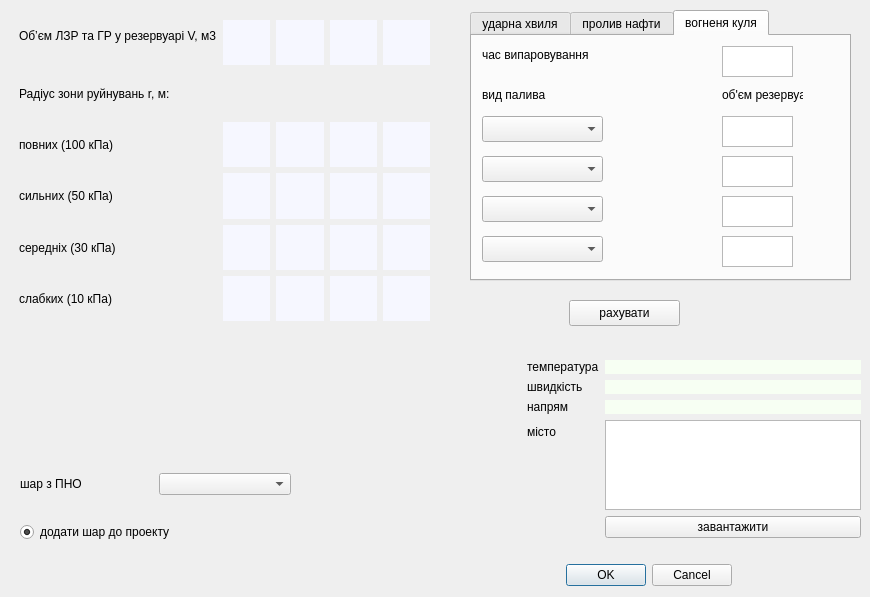
<?xml version="1.0" encoding="UTF-8"?>
<ui version="4.0">
 <class>sergDialogBase</class>
 <widget class="QDialog" name="sergDialogBase">
  <property name="geometry">
   <rect>
    <x>0</x>
    <y>0</y>
    <width>870</width>
    <height>597</height>
   </rect>
  </property>
  <property name="windowTitle">
   <string>pho</string>
  </property>
  <widget class="QTabWidget" name="tabWidget">
   <property name="geometry">
    <rect>
     <x>470</x>
     <y>10</y>
     <width>381</width>
     <height>271</height>
    </rect>
   </property>
   <property name="currentIndex">
    <number>2</number>
   </property>
   <widget class="QWidget" name="tab">
    <attribute name="title">
     <string>ударна хвиля</string>
    </attribute>
    <widget class="QComboBox" name="cb_1">
     <property name="geometry">
      <rect>
       <x>10</x>
       <y>80</y>
       <width>121</width>
       <height>26</height>
      </rect>
     </property>
    </widget>
    <widget class="QLabel" name="label_6">
     <property name="geometry">
      <rect>
       <x>10</x>
       <y>50</y>
       <width>81</width>
       <height>18</height>
      </rect>
     </property>
     <property name="text">
      <string>вид палива</string>
     </property>
    </widget>
    <widget class="QLabel" name="label_8">
     <property name="geometry">
      <rect>
       <x>10</x>
       <y>10</y>
       <width>141</width>
       <height>18</height>
      </rect>
     </property>
     <property name="text">
      <string>час випаровування</string>
     </property>
    </widget>
    <widget class="QPlainTextEdit" name="plainTextEdit_2">
     <property name="geometry">
      <rect>
       <x>250</x>
       <y>10</y>
       <width>71</width>
       <height>31</height>
      </rect>
     </property>
    </widget>
    <widget class="QComboBox" name="cb_2">
     <property name="geometry">
      <rect>
       <x>10</x>
       <y>120</y>
       <width>121</width>
       <height>26</height>
      </rect>
     </property>
    </widget>
    <widget class="QComboBox" name="cb_3">
     <property name="geometry">
      <rect>
       <x>10</x>
       <y>160</y>
       <width>121</width>
       <height>26</height>
      </rect>
     </property>
    </widget>
    <widget class="QLabel" name="label_24">
     <property name="geometry">
      <rect>
       <x>250</x>
       <y>50</y>
       <width>81</width>
       <height>18</height>
      </rect>
     </property>
     <property name="text">
      <string>об'єм резервуару</string>
     </property>
    </widget>
    <widget class="QComboBox" name="cb_4">
     <property name="geometry">
      <rect>
       <x>10</x>
       <y>200</y>
       <width>121</width>
       <height>26</height>
      </rect>
     </property>
    </widget>
    <widget class="QPlainTextEdit" name="plainTextEdit_3">
     <property name="geometry">
      <rect>
       <x>250</x>
       <y>80</y>
       <width>71</width>
       <height>31</height>
      </rect>
     </property>
    </widget>
    <widget class="QPlainTextEdit" name="plainTextEdit_5">
     <property name="geometry">
      <rect>
       <x>250</x>
       <y>120</y>
       <width>71</width>
       <height>31</height>
      </rect>
     </property>
    </widget>
    <widget class="QPlainTextEdit" name="plainTextEdit_6">
     <property name="geometry">
      <rect>
       <x>250</x>
       <y>160</y>
       <width>71</width>
       <height>31</height>
      </rect>
     </property>
    </widget>
    <widget class="QPlainTextEdit" name="plainTextEdit_7">
     <property name="geometry">
      <rect>
       <x>250</x>
       <y>200</y>
       <width>71</width>
       <height>31</height>
      </rect>
     </property>
    </widget>
   </widget>
   <widget class="QWidget" name="tab_2">
    <attribute name="title">
     <string>пролив нафти</string>
    </attribute>
    <widget class="QComboBox" name="cb_5">
     <property name="geometry">
      <rect>
       <x>10</x>
       <y>80</y>
       <width>121</width>
       <height>26</height>
      </rect>
     </property>
    </widget>
    <widget class="QComboBox" name="cb_6">
     <property name="geometry">
      <rect>
       <x>10</x>
       <y>160</y>
       <width>121</width>
       <height>26</height>
      </rect>
     </property>
    </widget>
    <widget class="QPlainTextEdit" name="plainTextEdit_8">
     <property name="geometry">
      <rect>
       <x>250</x>
       <y>80</y>
       <width>71</width>
       <height>31</height>
      </rect>
     </property>
    </widget>
    <widget class="QComboBox" name="cb_7">
     <property name="geometry">
      <rect>
       <x>10</x>
       <y>120</y>
       <width>121</width>
       <height>26</height>
      </rect>
     </property>
    </widget>
    <widget class="QComboBox" name="cb_8">
     <property name="geometry">
      <rect>
       <x>10</x>
       <y>200</y>
       <width>121</width>
       <height>26</height>
      </rect>
     </property>
    </widget>
    <widget class="QPlainTextEdit" name="plainTextEdit_9">
     <property name="geometry">
      <rect>
       <x>250</x>
       <y>10</y>
       <width>71</width>
       <height>31</height>
      </rect>
     </property>
    </widget>
    <widget class="QLabel" name="label_25">
     <property name="geometry">
      <rect>
       <x>250</x>
       <y>50</y>
       <width>81</width>
       <height>18</height>
      </rect>
     </property>
     <property name="text">
      <string>об'єм резервуару</string>
     </property>
    </widget>
    <widget class="QLabel" name="label_23">
     <property name="geometry">
      <rect>
       <x>10</x>
       <y>10</y>
       <width>141</width>
       <height>18</height>
      </rect>
     </property>
     <property name="text">
      <string>час випаровування</string>
     </property>
    </widget>
    <widget class="QLabel" name="label_7">
     <property name="geometry">
      <rect>
       <x>10</x>
       <y>50</y>
       <width>81</width>
       <height>18</height>
      </rect>
     </property>
     <property name="text">
      <string>вид палива</string>
     </property>
    </widget>
    <widget class="QPlainTextEdit" name="plainTextEdit_10">
     <property name="geometry">
      <rect>
       <x>250</x>
       <y>160</y>
       <width>71</width>
       <height>31</height>
      </rect>
     </property>
    </widget>
    <widget class="QPlainTextEdit" name="plainTextEdit_11">
     <property name="geometry">
      <rect>
       <x>250</x>
       <y>200</y>
       <width>71</width>
       <height>31</height>
      </rect>
     </property>
    </widget>
    <widget class="QPlainTextEdit" name="plainTextEdit_12">
     <property name="geometry">
      <rect>
       <x>250</x>
       <y>120</y>
       <width>71</width>
       <height>31</height>
      </rect>
     </property>
    </widget>
   </widget>
   <widget class="QWidget" name="tab_3">
    <attribute name="title">
     <string>вогненя куля</string>
    </attribute>
    <widget class="QComboBox" name="cb_9">
     <property name="geometry">
      <rect>
       <x>10</x>
       <y>80</y>
       <width>121</width>
       <height>26</height>
      </rect>
     </property>
    </widget>
    <widget class="QComboBox" name="cb_10">
     <property name="geometry">
      <rect>
       <x>10</x>
       <y>160</y>
       <width>121</width>
       <height>26</height>
      </rect>
     </property>
    </widget>
    <widget class="QPlainTextEdit" name="plainTextEdit_13">
     <property name="geometry">
      <rect>
       <x>250</x>
       <y>80</y>
       <width>71</width>
       <height>31</height>
      </rect>
     </property>
    </widget>
    <widget class="QComboBox" name="cb_11">
     <property name="geometry">
      <rect>
       <x>10</x>
       <y>120</y>
       <width>121</width>
       <height>26</height>
      </rect>
     </property>
    </widget>
    <widget class="QComboBox" name="cb_12">
     <property name="geometry">
      <rect>
       <x>10</x>
       <y>200</y>
       <width>121</width>
       <height>26</height>
      </rect>
     </property>
    </widget>
    <widget class="QPlainTextEdit" name="plainTextEdit_14">
     <property name="geometry">
      <rect>
       <x>250</x>
       <y>10</y>
       <width>71</width>
       <height>31</height>
      </rect>
     </property>
    </widget>
    <widget class="QLabel" name="label_26">
     <property name="geometry">
      <rect>
       <x>250</x>
       <y>50</y>
       <width>81</width>
       <height>18</height>
      </rect>
     </property>
     <property name="text">
      <string>об'єм резервуару</string>
     </property>
    </widget>
    <widget class="QLabel" name="label_27">
     <property name="geometry">
      <rect>
       <x>10</x>
       <y>10</y>
       <width>141</width>
       <height>18</height>
      </rect>
     </property>
     <property name="text">
      <string>час випаровування</string>
     </property>
    </widget>
    <widget class="QLabel" name="label_28">
     <property name="geometry">
      <rect>
       <x>10</x>
       <y>50</y>
       <width>81</width>
       <height>18</height>
      </rect>
     </property>
     <property name="text">
      <string>вид палива</string>
     </property>
    </widget>
    <widget class="QPlainTextEdit" name="plainTextEdit_15">
     <property name="geometry">
      <rect>
       <x>250</x>
       <y>160</y>
       <width>71</width>
       <height>31</height>
      </rect>
     </property>
    </widget>
    <widget class="QPlainTextEdit" name="plainTextEdit_16">
     <property name="geometry">
      <rect>
       <x>250</x>
       <y>200</y>
       <width>71</width>
       <height>31</height>
      </rect>
     </property>
    </widget>
    <widget class="QPlainTextEdit" name="plainTextEdit_17">
     <property name="geometry">
      <rect>
       <x>250</x>
       <y>120</y>
       <width>71</width>
       <height>31</height>
      </rect>
     </property>
    </widget>
   </widget>
  </widget>
  <widget class="QRadioButton" name="radioButton">
   <property name="geometry">
    <rect>
     <x>20</x>
     <y>520</y>
     <width>181</width>
     <height>24</height>
    </rect>
   </property>
   <property name="text">
    <string>додати шар до проекту</string>
   </property>
   <property name="checked">
    <bool>true</bool>
   </property>
  </widget>
  <widget class="QSplitter" name="splitter">
   <property name="geometry">
    <rect>
     <x>440</x>
     <y>350</y>
     <width>80</width>
     <height>26</height>
    </rect>
   </property>
   <property name="orientation">
    <enum>Qt::Vertical</enum>
   </property>
  </widget>
  <widget class="QWidget" name="layoutWidget">
   <property name="geometry">
    <rect>
     <x>10</x>
     <y>560</y>
     <width>851</width>
     <height>31</height>
    </rect>
   </property>
   <layout class="QHBoxLayout" name="horizontalLayout">
    <item>
     <spacer name="horizontalSpacer">
      <property name="orientation">
       <enum>Qt::Horizontal</enum>
      </property>
      <property name="sizeHint" stdset="0">
       <size>
        <width>40</width>
        <height>20</height>
       </size>
      </property>
     </spacer>
    </item>
    <item>
     <widget class="QDialogButtonBox" name="button_box">
      <property name="enabled">
       <bool>true</bool>
      </property>
      <property name="sizePolicy">
       <sizepolicy hsizetype="Preferred" vsizetype="Fixed">
        <horstretch>0</horstretch>
        <verstretch>0</verstretch>
       </sizepolicy>
      </property>
      <property name="layoutDirection">
       <enum>Qt::LeftToRight</enum>
      </property>
      <property name="styleSheet">
       <string notr="true"/>
      </property>
      <property name="orientation">
       <enum>Qt::Horizontal</enum>
      </property>
      <property name="standardButtons">
       <set>QDialogButtonBox::Cancel|QDialogButtonBox::Ok</set>
      </property>
      <property name="centerButtons">
       <bool>true</bool>
      </property>
     </widget>
    </item>
   </layout>
  </widget>
  <widget class="QWidget" name="layoutWidget">
   <property name="geometry">
    <rect>
     <x>360</x>
     <y>360</y>
     <width>501</width>
     <height>178</height>
    </rect>
   </property>
   <layout class="QHBoxLayout" name="horizontalLayout_2">
    <item>
     <spacer name="horizontalSpacer_2">
      <property name="orientation">
       <enum>Qt::Horizontal</enum>
      </property>
      <property name="sizeHint" stdset="0">
       <size>
        <width>40</width>
        <height>20</height>
       </size>
      </property>
     </spacer>
    </item>
    <item>
     <layout class="QFormLayout" name="flWind">
      <property name="leftMargin">
       <number>5</number>
      </property>
      <item row="1" column="0">
       <widget class="QLabel" name="label">
        <property name="text">
         <string>швидкість</string>
        </property>
       </widget>
      </item>
      <item row="1" column="1">
       <widget class="QLabel" name="label_4">
        <property name="styleSheet">
         <string notr="true">
background-color: rgb(247, 255, 243);</string>
        </property>
        <property name="text">
         <string/>
        </property>
       </widget>
      </item>
      <item row="2" column="0">
       <widget class="QLabel" name="label_2">
        <property name="text">
         <string>напрям</string>
        </property>
       </widget>
      </item>
      <item row="3" column="0">
       <widget class="QLabel" name="label_3">
        <property name="text">
         <string>місто</string>
        </property>
       </widget>
      </item>
      <item row="4" column="1">
       <widget class="QPushButton" name="bp_weather">
        <property name="text">
         <string>завантажити</string>
        </property>
       </widget>
      </item>
      <item row="2" column="1">
       <widget class="QLabel" name="label_5">
        <property name="styleSheet">
         <string notr="true">
background-color: rgb(247, 255, 243);</string>
        </property>
        <property name="text">
         <string/>
        </property>
       </widget>
      </item>
      <item row="0" column="0">
       <widget class="QLabel" name="label_9">
        <property name="text">
         <string>температура</string>
        </property>
       </widget>
      </item>
      <item row="0" column="1">
       <widget class="QLabel" name="label_10">
        <property name="styleSheet">
         <string notr="true">
background-color: rgb(247, 255, 243);</string>
        </property>
        <property name="text">
         <string/>
        </property>
       </widget>
      </item>
      <item row="3" column="1">
       <widget class="QPlainTextEdit" name="plainTextEdit_4"/>
      </item>
     </layout>
    </item>
   </layout>
  </widget>
  <widget class="QWidget" name="layoutWidget">
   <property name="geometry">
    <rect>
     <x>20</x>
     <y>470</y>
     <width>271</width>
     <height>28</height>
    </rect>
   </property>
   <layout class="QHBoxLayout" name="horizontalLayout_3">
    <item>
     <widget class="QLabel" name="label_11">
      <property name="text">
       <string>шар з ПНО</string>
      </property>
     </widget>
    </item>
    <item>
     <widget class="QComboBox" name="cb_layer"/>
    </item>
   </layout>
  </widget>
  <widget class="QWidget" name="gridLayoutWidget">
   <property name="geometry">
    <rect>
     <x>19</x>
     <y>20</y>
     <width>411</width>
     <height>301</height>
    </rect>
   </property>
   <layout class="QGridLayout" name="gridLayout">
    <item row="1" column="0">
     <widget class="QLabel" name="label_14">
      <property name="text">
       <string>Радіус зони руйнувань r, м:</string>
      </property>
     </widget>
    </item>
    <item row="0" column="0">
     <widget class="QLabel" name="label_12">
      <property name="text">
       <string>Обʼєм ЛЗР та ГР у резервуарі V, м3
</string>
      </property>
     </widget>
    </item>
    <item row="0" column="4">
     <widget class="QLabel" name="label_13">
      <property name="styleSheet">
       <string notr="true">background-color: rgb(246, 247, 255);</string>
      </property>
      <property name="text">
       <string/>
      </property>
     </widget>
    </item>
    <item row="2" column="0">
     <widget class="QLabel" name="label_16">
      <property name="text">
       <string>повних (100 кПа)</string>
      </property>
     </widget>
    </item>
    <item row="5" column="0">
     <widget class="QLabel" name="label_15">
      <property name="text">
       <string>слабких (10 кПа)</string>
      </property>
     </widget>
    </item>
    <item row="2" column="4">
     <widget class="QLabel" name="label_19">
      <property name="styleSheet">
       <string notr="true">background-color: rgb(246, 247, 255);</string>
      </property>
      <property name="text">
       <string/>
      </property>
     </widget>
    </item>
    <item row="5" column="4">
     <widget class="QLabel" name="label_22">
      <property name="styleSheet">
       <string notr="true">background-color: rgb(246, 247, 255);</string>
      </property>
      <property name="text">
       <string/>
      </property>
     </widget>
    </item>
    <item row="4" column="4">
     <widget class="QLabel" name="label_21">
      <property name="styleSheet">
       <string notr="true">background-color: rgb(246, 247, 255);</string>
      </property>
      <property name="text">
       <string/>
      </property>
     </widget>
    </item>
    <item row="0" column="1">
     <widget class="QLabel" name="label_30">
      <property name="styleSheet">
       <string notr="true">background-color: rgb(246, 247, 255);</string>
      </property>
      <property name="text">
       <string/>
      </property>
     </widget>
    </item>
    <item row="3" column="4">
     <widget class="QLabel" name="label_20">
      <property name="styleSheet">
       <string notr="true">background-color: rgb(246, 247, 255);</string>
      </property>
      <property name="text">
       <string/>
      </property>
     </widget>
    </item>
    <item row="0" column="3">
     <widget class="QLabel" name="label_29">
      <property name="styleSheet">
       <string notr="true">background-color: rgb(246, 247, 255);</string>
      </property>
      <property name="text">
       <string/>
      </property>
     </widget>
    </item>
    <item row="3" column="0">
     <widget class="QLabel" name="label_17">
      <property name="text">
       <string>сильних (50 кПа)</string>
      </property>
     </widget>
    </item>
    <item row="4" column="0">
     <widget class="QLabel" name="label_18">
      <property name="text">
       <string>середніх (30 кПа)</string>
      </property>
     </widget>
    </item>
    <item row="0" column="2">
     <widget class="QLabel" name="label_31">
      <property name="styleSheet">
       <string notr="true">background-color: rgb(246, 247, 255);</string>
      </property>
      <property name="text">
       <string/>
      </property>
     </widget>
    </item>
    <item row="2" column="1">
     <widget class="QLabel" name="label_32">
      <property name="styleSheet">
       <string notr="true">background-color: rgb(246, 247, 255);</string>
      </property>
      <property name="text">
       <string/>
      </property>
     </widget>
    </item>
    <item row="2" column="2">
     <widget class="QLabel" name="label_33">
      <property name="styleSheet">
       <string notr="true">background-color: rgb(246, 247, 255);</string>
      </property>
      <property name="text">
       <string/>
      </property>
     </widget>
    </item>
    <item row="2" column="3">
     <widget class="QLabel" name="label_34">
      <property name="styleSheet">
       <string notr="true">background-color: rgb(246, 247, 255);</string>
      </property>
      <property name="text">
       <string/>
      </property>
     </widget>
    </item>
    <item row="3" column="1">
     <widget class="QLabel" name="label_35">
      <property name="styleSheet">
       <string notr="true">background-color: rgb(246, 247, 255);</string>
      </property>
      <property name="text">
       <string/>
      </property>
     </widget>
    </item>
    <item row="3" column="2">
     <widget class="QLabel" name="label_36">
      <property name="styleSheet">
       <string notr="true">background-color: rgb(246, 247, 255);</string>
      </property>
      <property name="text">
       <string/>
      </property>
     </widget>
    </item>
    <item row="3" column="3">
     <widget class="QLabel" name="label_37">
      <property name="styleSheet">
       <string notr="true">background-color: rgb(246, 247, 255);</string>
      </property>
      <property name="text">
       <string/>
      </property>
     </widget>
    </item>
    <item row="4" column="1">
     <widget class="QLabel" name="label_38">
      <property name="styleSheet">
       <string notr="true">background-color: rgb(246, 247, 255);</string>
      </property>
      <property name="text">
       <string/>
      </property>
     </widget>
    </item>
    <item row="4" column="2">
     <widget class="QLabel" name="label_39">
      <property name="styleSheet">
       <string notr="true">background-color: rgb(246, 247, 255);</string>
      </property>
      <property name="text">
       <string/>
      </property>
     </widget>
    </item>
    <item row="5" column="1">
     <widget class="QLabel" name="label_40">
      <property name="styleSheet">
       <string notr="true">background-color: rgb(246, 247, 255);</string>
      </property>
      <property name="text">
       <string/>
      </property>
     </widget>
    </item>
    <item row="5" column="2">
     <widget class="QLabel" name="label_41">
      <property name="styleSheet">
       <string notr="true">background-color: rgb(246, 247, 255);</string>
      </property>
      <property name="text">
       <string/>
      </property>
     </widget>
    </item>
    <item row="4" column="3">
     <widget class="QLabel" name="label_42">
      <property name="styleSheet">
       <string notr="true">background-color: rgb(246, 247, 255);</string>
      </property>
      <property name="text">
       <string/>
      </property>
     </widget>
    </item>
    <item row="5" column="3">
     <widget class="QLabel" name="label_43">
      <property name="styleSheet">
       <string notr="true">background-color: rgb(246, 247, 255);</string>
      </property>
      <property name="text">
       <string/>
      </property>
     </widget>
    </item>
   </layout>
  </widget>
  <widget class="QPushButton" name="pb_solve">
   <property name="geometry">
    <rect>
     <x>569</x>
     <y>300</y>
     <width>111</width>
     <height>26</height>
    </rect>
   </property>
   <property name="text">
    <string>рахувати</string>
   </property>
  </widget>
 </widget>
 <resources/>
 <connections>
  <connection>
   <sender>button_box</sender>
   <signal>accepted()</signal>
   <receiver>sergDialogBase</receiver>
   <slot>accept()</slot>
   <hints>
    <hint type="sourcelabel">
     <x>20</x>
     <y>20</y>
    </hint>
    <hint type="destinationlabel">
     <x>20</x>
     <y>20</y>
    </hint>
   </hints>
  </connection>
  <connection>
   <sender>button_box</sender>
   <signal>rejected()</signal>
   <receiver>sergDialogBase</receiver>
   <slot>reject()</slot>
   <hints>
    <hint type="sourcelabel">
     <x>20</x>
     <y>20</y>
    </hint>
    <hint type="destinationlabel">
     <x>20</x>
     <y>20</y>
    </hint>
   </hints>
  </connection>
 </connections>
</ui>
